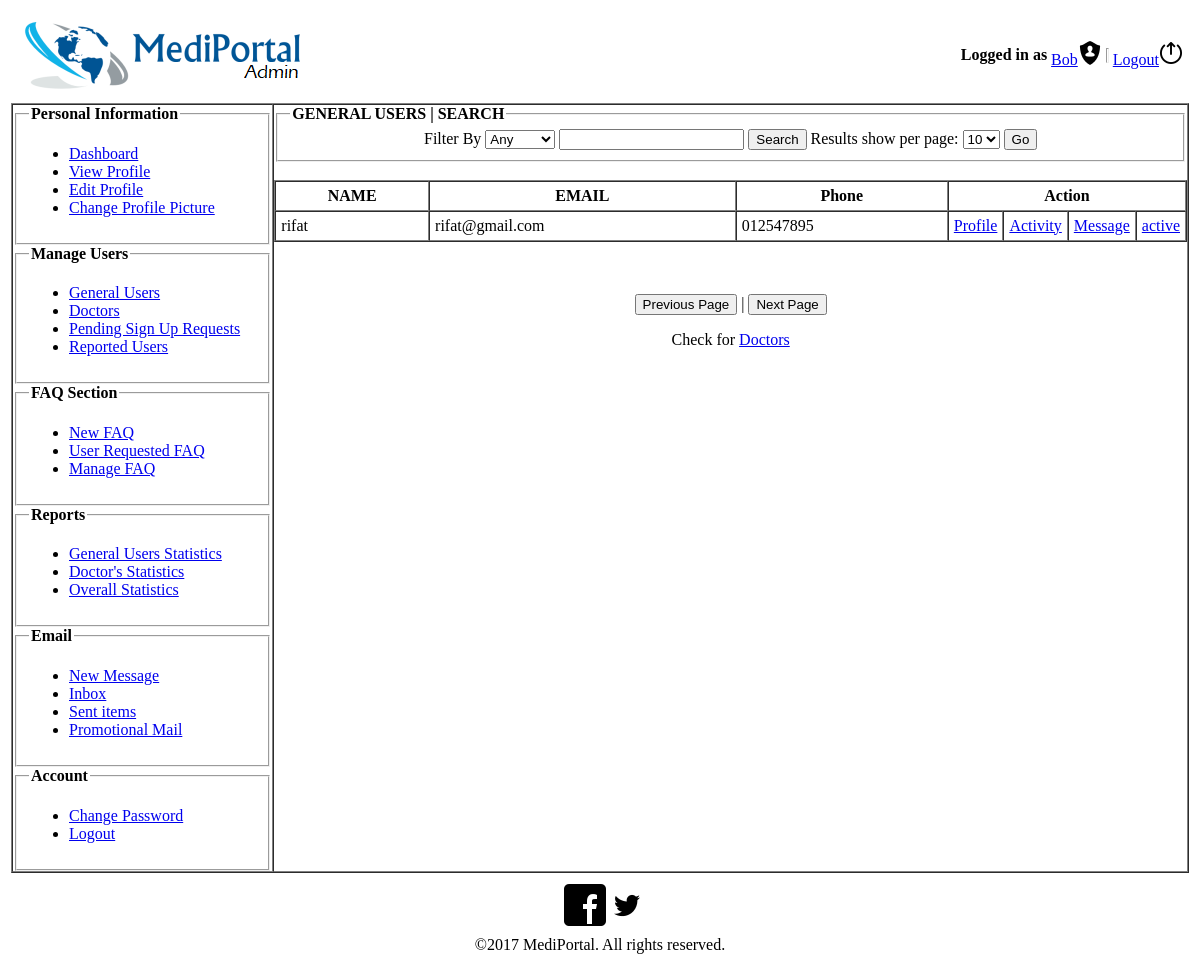
Before: /user_admin/normalUsers.php with the older database file.
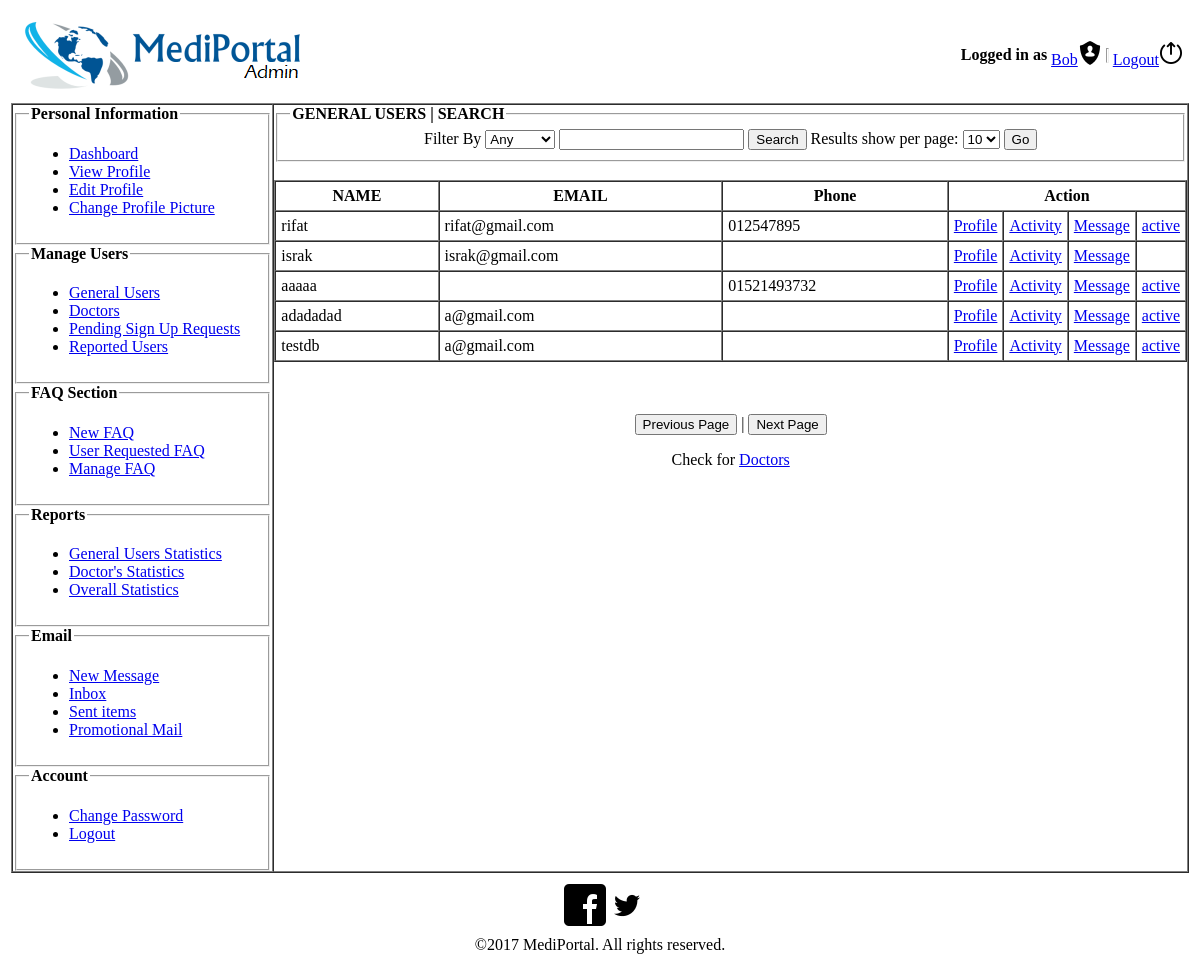
After: the same page with the newer database file.
### tables this page shows
CREATE TABLE `member` (
  `member_id` int(11) NOT NULL,
  `username` varchar(50) NOT NULL,
  `name` text NOT NULL,
  `gender` varchar(50) NOT NULL,
  `email` varchar(50) NOT NULL,
  `dob` date NOT NULL,
  `mobile` varchar(50) DEFAULT NULL,
  `blood_group_id` int(11) DEFAULT NULL,
  `profile_picture` longblob,
  `account_status` varchar(50) NOT NULL,
  `last_login` datetime NOT NULL,
  `address` text
);

### user_admin/normalUsers.php (the view, shortened to what the changed rows need)
<?php
     $conn = mysqli_connect("localhost", "root", "","mediportal_db");
  ?>
<html>
<head><title>Home</title></head>
<body>
    <table align="center" width="100%">
        <tr>
            <td>
               <div>
                    <table width="100%" border="1" cellspacing="0" cellpadding="0">
                        <div align="center">
                             <td width="70%" align="center" valign="top">
                                        <br/>
                                    <table width="100%" cellspacing="0" border="1" cellpadding="5">
                                            <tr>
                                                <th >NAME</th>
                                                <th >EMAIL</th>
                                                <th >Phone</th>
                                                <th colspan="4">Action</th>
                                            </tr>
                                            <?php
    $patient_information = "SELECT * from member ";
     $result = mysqli_query($conn, $patient_information)or die(mysqli_error($conn));
  while($row = mysqli_fetch_assoc($result)) {
?>
                                            <tr>
                                                <td><?php echo $row['username']; ?></td>
                                                <td><?php echo $row['email']; ?></td>
                                                <td><?php echo $row['mobile']; ?></td>
                                                <td width="40"><a href="normalUserDetails.php?mid=<?php echo $row['member_id'];?>">Profile</a></td>
                                                <td width="30"><a href="useractivity.php?mid=<?php echo $row['member_id'];?>">Activity</a></td>
                                                <td width="30"><a href="eConsultation/conversation.php?mid=<?php echo $row['member_id'];?>">Message</a></td>
                                                <td width="30"><a href="database_blockusers.php?mid=<?php echo $row['member_id'];?>">
        <?php
            $account_stat = "select account_status from member where member_id=".$row['member_id'];
            $result_stat = mysqli_query($conn, $account_stat)or die(mysqli_error($conn));
            $row_stat = mysqli_fetch_assoc($result_stat);
            echo $row_stat['account_status'];
        ?>
                                                </td>
                                            </tr>
                                          <?php } ?>
                                     </table>
                                        <br>
                                        <br>
                            </td>
                        </div>
                    </table>
                </div>
            </td>
        </tr>
    </table>
</body>
</html>

Changed rows visible on the page:
added member: username "israk", email "israk@gmail.com"
added member: username "aaaaa", mobile "01521493732", account_status "active"
added member: username "adadadad", email "a@gmail.com", account_status "active"
added member: username "testdb", email "a@gmail.com", account_status "active"
